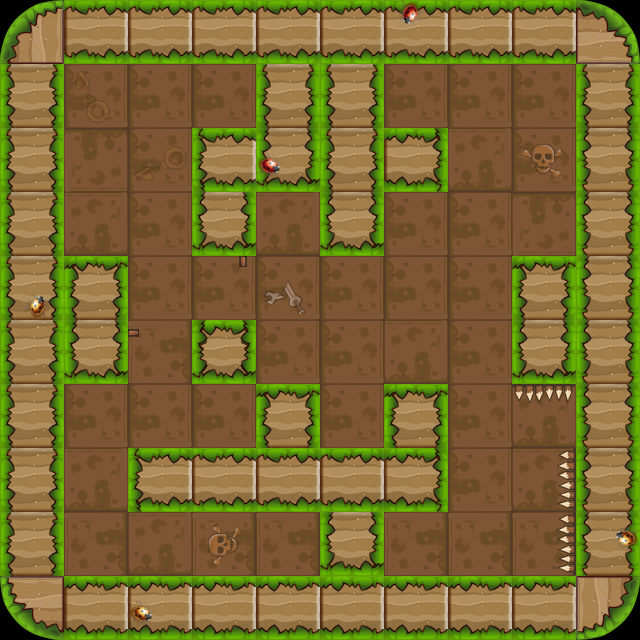

Rendered tile map (Tiled .tmx) drawn with the repository's tilesets; below, a short description and the map source with its tile grids summarised:
An orthogonal 10x10 tile map with 64x64 px tiles, 3 tile layers (bg1, fg1, fg2) and 29 objects (15x wall, 5x enemy, 2x ding, player, door, ...).

<map version="1.0" orientation="orthogonal" renderorder="right-down" width="10" height="10" tilewidth="64" tileheight="64">
 <properties>
  <property name="maxStep" value="23" />
 </properties>
 <tileset firstgid="1" name="lv2map" tilewidth="64" tileheight="64">
  <image source="lv2map.png" width="256" height="256" />
 </tileset>
 <layer name="bg1" width="10" height="10">
  <data>[100 cells, 100 non-empty, 3 distinct tile ids]</data>
 </layer>
 <layer name="fg1" width="10" height="10">
  <data>[100 cells, 61 non-empty, 6 distinct tile ids]</data>
 </layer>
 <layer name="fg2" width="10" height="10">
  <data>[100 cells, 8 non-empty, 4 distinct tile ids]</data>
 </layer>
 <objectgroup name="obj1">
  <object name="wall" x="0" y="0" width="640" height="64" />
  <object name="wall" x="0" y="0" width="64" height="640" />
  <object name="wall" x="384" y="384" width="64" height="128" />
  <object name="wall" x="128" y="448" width="320" height="64" />
  <object name="wall" x="256" y="0" width="64" height="192" />
  <object name="wall" x="256" y="384" width="64" height="128" />
  <object name="wall" x="576" y="0" width="64" height="640" />
  <object name="wall" x="0" y="576" width="640" height="64" />
  <object name="wall" x="320" y="0" width="64" height="256" />
  <object name="wall" x="192" y="128" width="256" height="64" />
  <object name="player" x="320" y="384" width="64" height="64" />
  <object name="enemy" x="128" y="512" width="64" height="64" />
  <object name="door" x="384" y="512" width="64" height="64" />
  <object name="ding" x="512" y="384" width="64" height="13" />
  <object name="key" x="256" y="256" width="64" height="64">
   <properties>
    <property name="active" value="false" />
   </properties>
  </object>
  <object name="wall" x="192" y="128" width="64" height="128" />
  <object name="wall" x="192" y="320" width="64" height="64" />
  <object name="wall" x="512" y="256" width="64" height="128" />
  <object name="enemy" x="512" y="192" width="64" height="64" />
  <object name="wall" x="320" y="448" width="64" height="192" />
  <object name="enemy" x="192" y="64" width="64" height="64" />
  <object name="enemy" x="192" y="384" width="64" height="64" />
  <object name="enemy" x="384" y="64" width="64" height="64" />
  <object name="fazhen_A" x="64" y="448" width="64" height="64">
   <properties>
    <property name="target" value="fazhen_B" />
   </properties>
  </object>
  <object name="fazhen_B" x="256" y="192" width="64" height="64">
   <properties>
    <property name="target" value="fazhen_A" />
   </properties>
  </object>
  <object name="banziL" x="243" y="256" width="13" height="64" />
  <object name="banzi" x="128" y="320" width="64" height="13" />
  <object name="ding" x="563" y="448" width="13" height="128" />
  <object name="wall" x="64" y="256" width="64" height="128" />
 </objectgroup>
</map>
